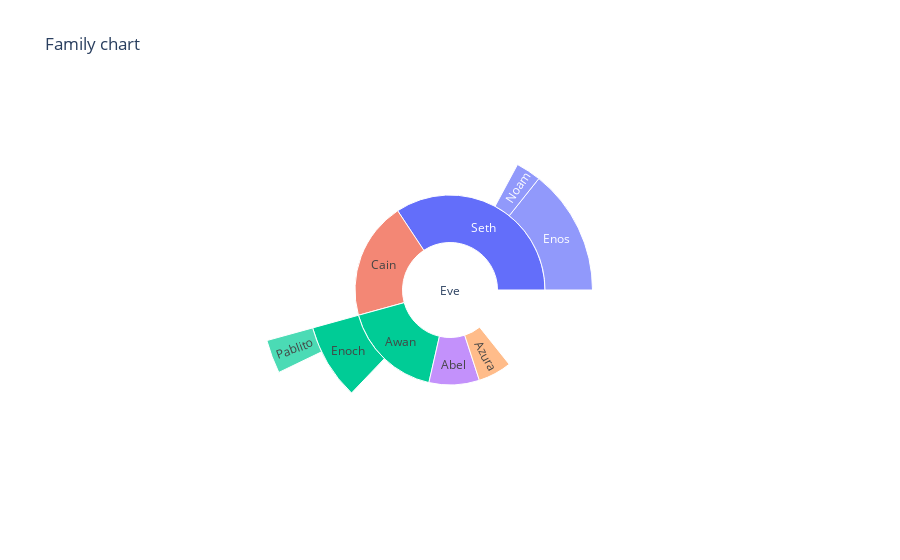

The cell this chart's notebook holds for it:
### Markdown cell above
# Sunburst Charts
Sunburst charts represent hierarchial data in the form of concentric circles. Here the innermost circle is the root node which defines the parent, and then the outer rings move down the hierarchy from the centre. They are also called radial charts.We can use them to plot

### Code cell
## array and the values are the values associated to the vectors.
data = dict(
    character=["Eve", "Cain", "Seth", "Enos", "Noam", "Abel", "Awan", "Enoch", "Azura", "Pablito"],
    parent=["", "Eve", "Eve", "Seth", "Seth", "Eve", "Eve", "Awan", "Eve", "Enoch"],
    value=[10, 14, 12, 10, 2, 6, 6, 4, 4, 2]
)

fig = px.sunburst(
    data,
    names='character',
    parents='parent',
    values='value',
    title="Family chart"
)
fig.show()

### Figure 1 — Plotly figure (JSON) as saved in the notebook; plotly's stock layout.template omitted (floating-point values rounded to 4 significant figures)
{"data": [{"domain": {"x": [0, 1], "y": [0, 1]}, "hovertemplate": "character=%{label}<br>value=%{value}<br>parent=%{parent}<extra></extra>", "labels": ["Eve", "Cain", "Seth", "Enos", "Noam", "Abel", "Awan", "Enoch", "Azura", "Pablito"], "name": "", "parents": ["", "Eve", "Eve", "Seth", "Seth", "Eve", "Eve", "Awan", "Eve", "Enoch"], "type": "sunburst", "values": [10, 14, 12, 10, 2, 6, 6, 4, 4, 2]}], "layout": {"legend": {"tracegroupgap": 0}, "title": {"text": "Family chart"}}}
